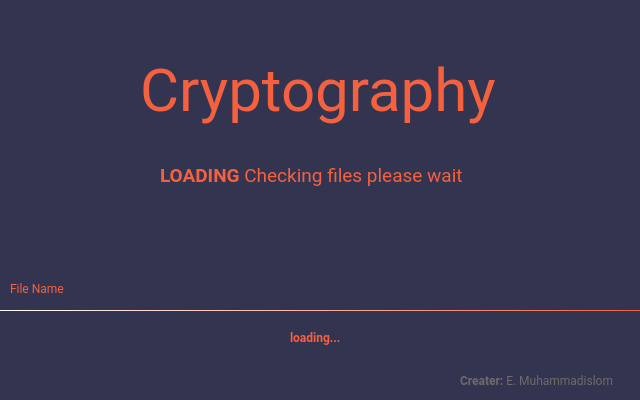
<?xml version="1.0" encoding="UTF-8"?>
<ui version="4.0">
 <class>MainWindow</class>
 <widget class="QMainWindow" name="MainWindow">
  <property name="geometry">
   <rect>
    <x>0</x>
    <y>0</y>
    <width>640</width>
    <height>400</height>
   </rect>
  </property>
  <property name="minimumSize">
   <size>
    <width>640</width>
    <height>400</height>
   </size>
  </property>
  <property name="maximumSize">
   <size>
    <width>640</width>
    <height>400</height>
   </size>
  </property>
  <property name="windowTitle">
   <string>MainWindow</string>
  </property>
  <property name="styleSheet">
   <string notr="true">background: #323450;
border-radius: 10px;</string>
  </property>
  <widget class="QWidget" name="centralwidget">
   <widget class="QLabel" name="screanTitle">
    <property name="geometry">
     <rect>
      <x>140</x>
      <y>50</y>
      <width>360</width>
      <height>81</height>
     </rect>
    </property>
    <property name="font">
     <font>
      <family>Roboto</family>
      <pointsize>-1</pointsize>
      <weight>50</weight>
      <italic>false</italic>
      <bold>false</bold>
     </font>
    </property>
    <property name="styleSheet">
     <string notr="true">font-family: Roboto;
font-style: normal;
font-weight: normal;
font-size: 60px;
line-height: 70px;
color: #F5603F;</string>
    </property>
    <property name="text">
     <string>Сryptography</string>
    </property>
   </widget>
   <widget class="QLabel" name="ScreanSubtitleLoad">
    <property name="geometry">
     <rect>
      <x>160</x>
      <y>160</y>
      <width>310</width>
      <height>31</height>
     </rect>
    </property>
    <property name="styleSheet">
     <string notr="true">font-family: Roboto;
font-style: normal;
font-weight: bold;
font-size: 18px;
line-height: 21px;
/* identical to box height */
color: #F5603F;</string>
    </property>
    <property name="text">
     <string>&lt;html&gt;&lt;head/&gt;&lt;body&gt;&lt;p&gt;&lt;span style=&quot; font-size:14pt;&quot;&gt;LOADING &lt;/span&gt;&lt;span style=&quot; font-size:14pt; font-weight:400;&quot;&gt;Checking files please wait&lt;/span&gt;&lt;/p&gt;&lt;/body&gt;&lt;/html&gt;</string>
    </property>
   </widget>
   <widget class="QLabel" name="filename">
    <property name="geometry">
     <rect>
      <x>10</x>
      <y>280</y>
      <width>61</width>
      <height>16</height>
     </rect>
    </property>
    <property name="styleSheet">
     <string notr="true">font-family: Roboto;
font-style: normal;
font-weight: normal;
font-size: 12px;
line-height: 14px;

color: #F5603F;</string>
    </property>
    <property name="text">
     <string>File Name</string>
    </property>
   </widget>
   <widget class="QProgressBar" name="progressBar">
    <property name="geometry">
     <rect>
      <x>0</x>
      <y>310</y>
      <width>640</width>
      <height>1</height>
     </rect>
    </property>
    <property name="styleSheet">
     <string notr="true">QProgressBar::chunk{
	border-radius: 10px;
	background-color: qlineargradient(spread:pad, x1:0, y1:0.511364, x2:1, y2:0.523, stop:0 rgba(255,255,255,1), stop:1 rgba(245,96,63,1));
}</string>
    </property>
    <property name="value">
     <number>100</number>
    </property>
    <property name="alignment">
     <set>Qt::AlignLeading|Qt::AlignLeft|Qt::AlignTop</set>
    </property>
    <property name="textVisible">
     <bool>false</bool>
    </property>
   </widget>
   <widget class="QLabel" name="CreaterName">
    <property name="geometry">
     <rect>
      <x>460</x>
      <y>370</y>
      <width>161</width>
      <height>21</height>
     </rect>
    </property>
    <property name="styleSheet">
     <string notr="true">font-family: Roboto;
font-style: normal;
font-weight: bold;
font-size: 12px;
line-height: 14px;
/* identical to box height */
color: #716969;
</string>
    </property>
    <property name="text">
     <string>&lt;html&gt;&lt;head/&gt;&lt;body&gt;&lt;p&gt;&lt;span style=&quot; font-size:9pt;&quot;&gt;Creater: &lt;/span&gt;&lt;span style=&quot; font-size:9pt; font-weight:400;&quot;&gt;E. Muhammadislom&lt;/span&gt;&lt;/p&gt;&lt;/body&gt;&lt;/html&gt;</string>
    </property>
   </widget>
   <widget class="QLabel" name="loading">
    <property name="geometry">
     <rect>
      <x>290</x>
      <y>330</y>
      <width>60</width>
      <height>16</height>
     </rect>
    </property>
    <property name="styleSheet">
     <string notr="true">font-family: Roboto;
font-style: normal;
font-weight: normal;
font-size: 12px;
line-height: 14px;
/* identical to box height */


color: #F5603F;</string>
    </property>
    <property name="text">
     <string>&lt;html&gt;&lt;head/&gt;&lt;body&gt;&lt;p&gt;&lt;span style=&quot; font-size:9pt; font-weight:600;&quot;&gt;loading...&lt;/span&gt;&lt;/p&gt;&lt;/body&gt;&lt;/html&gt;</string>
    </property>
   </widget>
  </widget>
 </widget>
 <resources/>
 <connections/>
</ui>
